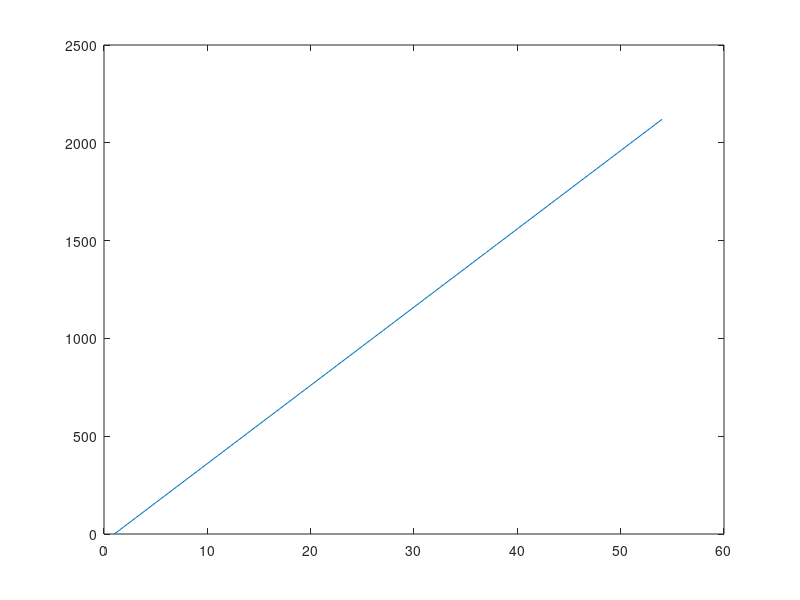

Write MATLAB code to recreate this figure. (Note: this script raises an error after producing the figure.)
clc
clear
close all
%% Question 1
NumberOfSlots_Q1 = 54;
NumberOfPoles_Q1 = 12;
NumberOfPolePairs_Q1 = NumberOfPoles_Q1/2;
NumberOfPhases_Q1 = 3;
% PitchAngle_Q1 = 120;
q_Q1 = NumberOfSlots_Q1/NumberOfPoles_Q1/NumberOfPhases_Q1;

CoilsPhaseShift_Q1 = (360/NumberOfSlots_Q1)*NumberOfPolePairs_Q1;
VectorAngleArray_Q1 = zeros(1,NumberOfSlots_Q1);
VectorMagnitudeArray_Q1 = zeros(1,NumberOfSlots_Q1);
SlotNumberArray = 1:NumberOfSlots_Q1;
for i=1:NumberOfSlots_Q1
    VectorAngleArray_Q1(i) = CoilsPhaseShift_Q1*(i-1);
    VectorMagnitudeArray_Q1(i) = 1;
end
plot(VectorAngleArray_Q1)
x_Q1 = zeros(1,NumberOfSlots_Q1);
y_Q1 = zeros(1,NumberOfSlots_Q1);
x_Q1_tag = zeros(1,NumberOfSlots_Q1);
y_Q1_tag = zeros(1,NumberOfSlots_Q1);
for i=1:NumberOfSlots_Q1
    [x_Q1(i), y_Q1(i)] = pol2cart(deg2rad(VectorAngleArray_Q1(i)),VectorMagnitudeArray_Q1(i));
    [x_Q1_tag(i), y_Q1_tag(i)] = pol2cart(deg2rad(VectorAngleArray_Q1(i)),VectorMagnitudeArray_Q1(i));
end
plotv([x_Q1;y_Q1])
xlabel('Fundamental Vector Distribution','FontSize',12,'FontWeight','bold');
set(gca,'FontSize',12,'FontWeight','bold')
title('Vector distributions for 54 slot 12 pole machine','fontsize',20)
grid on
x_Q1_tag = 1.1*x_Q1_tag;
y_Q1_tag = 1.2*y_Q1_tag;
for i=1:numel(x_Q1_tag)
    if(x_Q1_tag(i)<0)
        x_Q1_tag(i) = 1.5*x_Q1_tag(i);
    end
end

% plotv([x_Q1;y_Q1])
text(x_Q1_tag(1),y_Q1_tag(1),'1-10-19-28-37-46','FontSize',12,'FontWeight','bold','linewidth',5)
text(x_Q1_tag(2),y_Q1_tag(2),'2-11-20-29-38-47','FontSize',12,'FontWeight','bold','linewidth',5)
text(x_Q1_tag(3),y_Q1_tag(3),'3-12-21-30-39-48','FontSize',12,'FontWeight','bold','linewidth',5)
text(x_Q1_tag(4),y_Q1_tag(4),'4-13-22-31-40-49','FontSize',12,'FontWeight','bold','linewidth',5)
text(x_Q1_tag(5),y_Q1_tag(5),'5-14-23-32-41-50','FontSize',12,'FontWeight','bold','linewidth',5)
text(x_Q1_tag(6),y_Q1_tag(6),'6-15-24-33-42-51','FontSize',12,'FontWeight','bold','linewidth',5)
text(x_Q1_tag(7),y_Q1_tag(7),'7-16-25-34-43-52','FontSize',12,'FontWeight','bold','linewidth',5)
text(x_Q1_tag(8),y_Q1_tag(8),'8-17-26-35-44-53','FontSize',12,'FontWeight','bold','linewidth',5)
text(x_Q1_tag(9),y_Q1_tag(9),'9-18-27-36-45-54','FontSize',12,'FontWeight','bold','linewidth',5)
% text(x_Q1_tag(10),y_Q1_tag(10),'10','FontSize',12,'FontWeight','bold')
% text(x_Q1_tag(11),y_Q1_tag(11),'11','FontSize',12,'FontWeight','bold')
% text(x_Q1_tag(12),y_Q1_tag(12),'11','FontSize',12,'FontWeight','bold')
xlim([-1.8 1.8])
ylim([-1.8 1.8])

VectorAngleArrayMod = mod(VectorAngleArray_Q1,360);
% figure 
% plot(SlotNumberArray,VectorAngleArrayMod);

% kp1_Q1 = sind(PitchAngle_Q1/2);
% kd1_Q1 = sind(q_Q1*(CoilsPhaseShift_Q1)/2)/(2*sind(CoilsPhaseShift_Q1/2));
% kw1_Q1 = kd1_Q1*kp1_Q1;
% 
% kp3_Q1 = sind(3*PitchAngle_Q1/2);
% kd3_Q1 = sind(3*q_Q1*(CoilsPhaseShift_Q1)/2)/(2*sind(3*CoilsPhaseShift_Q1/2));
% kw3_Q1 = kd3_Q1*kp3_Q1;
% 
% kp5_Q1 = sind(5*PitchAngle_Q1/2);
% kd5_Q1 = sind(5*q_Q1*(CoilsPhaseShift_Q1)/2)/(2*sind(5*CoilsPhaseShift_Q1/2));
% kw5_Q1 = kd5_Q1*kp5_Q1;

